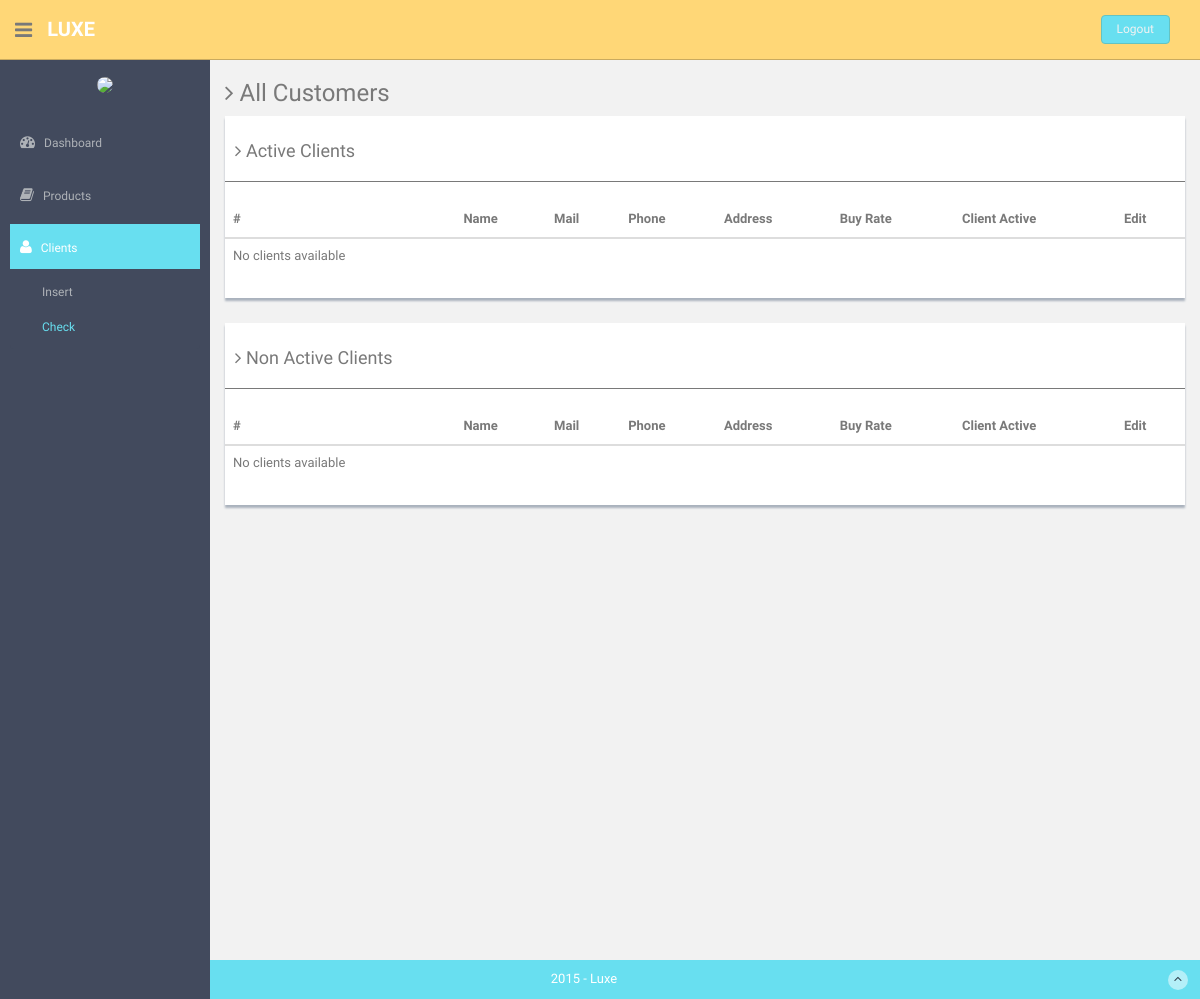
Before: /clients.php (signed in) with the older database file.
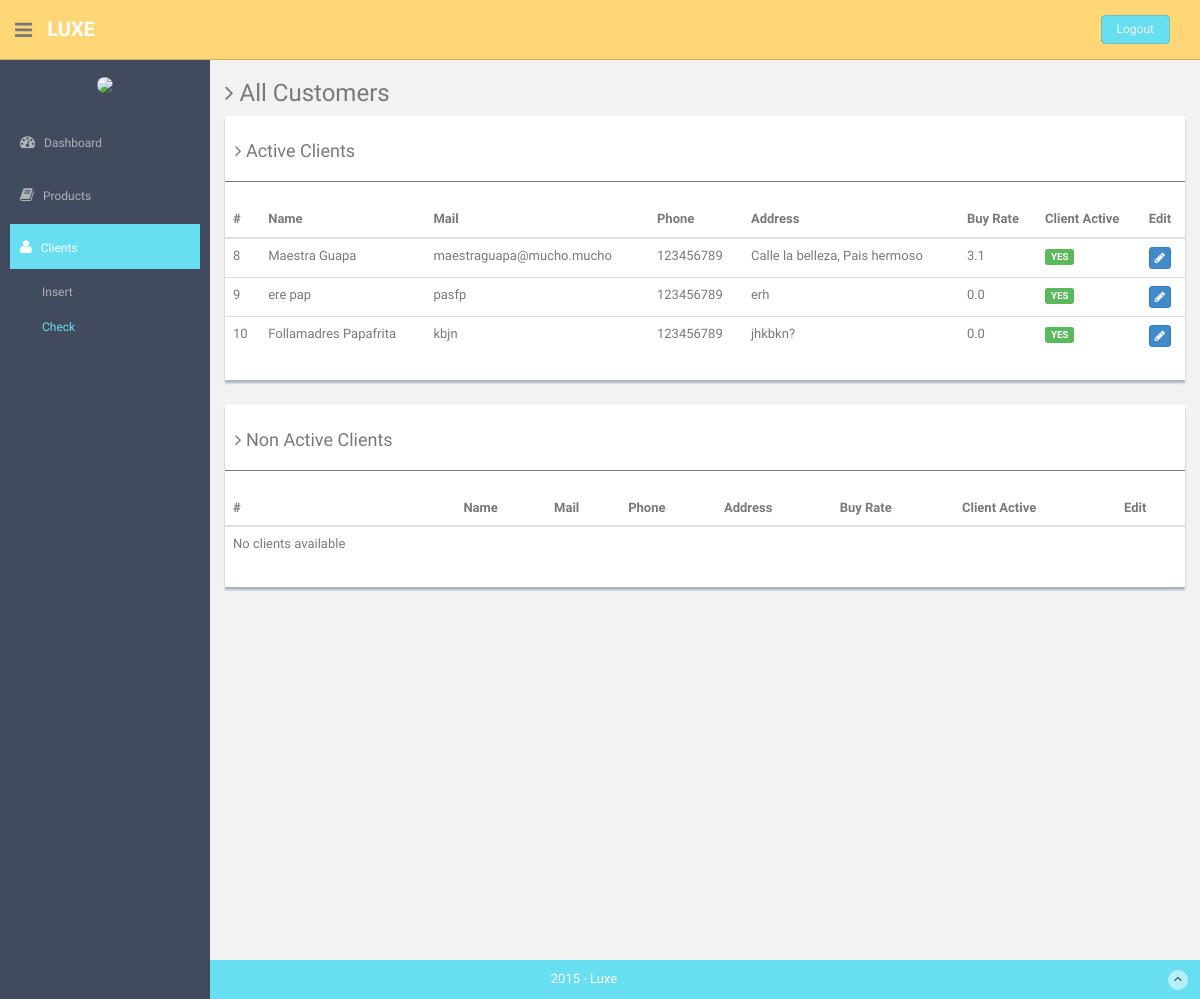
After: the same page with the newer database file.
### tables this page shows
CREATE TABLE IF NOT EXISTS `Clients` (
`ClientId` int(4) NOT NULL,
  `ClientName` varchar(20) NOT NULL,
  `ClientSurname` varchar(20) NOT NULL,
  `ClientMail` varchar(30) NOT NULL,
  `ClientPhone` varchar(11) NOT NULL DEFAULT '',
  `ClientAddress` varchar(30) NOT NULL,
  `ClientBuyRate` double(2,1) NOT NULL,
  `ClientActive` enum('YES','NO') NOT NULL DEFAULT 'YES'
);

### functions.php (called while the page is built, shortened)
<?php
	function viewActiveClients(){
	      $db = Database::connect();
	      $db->setAttribute(PDO::ATTR_ERRMODE, PDO::ERRMODE_EXCEPTION);
	      $stmt = $db->query('select * from Clients where ClientActive = "YES";');
         return $stmt;
	}
	function viewNonActiveClients(){
	      $db = Database::connect();
	      $db->setAttribute(PDO::ATTR_ERRMODE, PDO::ERRMODE_EXCEPTION);
	      $stmt = $db->query('select * from Clients where ClientActive = "NO";');
         return $stmt;
	}
?>

### clients.php (the view, shortened to what this page needs)
<?php require_once 'functions.php';?>
<!DOCTYPE html>
<html lang="en">
  <head>
    <link href="assets/css/bootstrap.css" rel="stylesheet">
    <link href="assets/font-awesome/css/font-awesome.css" rel="stylesheet" />
    <link href="assets/css/style.css" rel="stylesheet">
    <link href="assets/css/style-responsive.css" rel="stylesheet">
  </head>
  <body>
  <section id="container" >
      <header class="header black-bg">
              <div class="sidebar-toggle-box">
                  <div class="fa fa-bars tooltips" data-placement="right" data-original-title="Toggle Navigation"></div>
              </div>
            <a href="index.php" class="logo"><b>Luxe</b></a>
            <div class="top-menu">
            	<ul class="nav pull-right top-menu">
                    <li><a class="logout" href="login.php">Logout</a></li>
            	</ul>
            </div>
        </header>
      <aside>
          <div id="sidebar"  class="nav-collapse ">
              <ul class="sidebar-menu" id="nav-accordion">
              	  <p class="centered"><img src="assets/img/ui-juan.jpg" class="img-circle" width="60"></p>
                  <li class="mt">
                      <a href="index.php">
                          <i class="fa fa-dashboard"></i>
                          <span>Dashboard</span>
                      </a>
                  </li>
                  <li class="sub-menu">
                      <a href="javascript:;" >
                          <i class="fa fa-book"></i>
                          <span>Products</span>
                      </a>
                  </li>
                  <li class="sub-menu">
                      <a class="active" href="javascript:;" >
                          <i class="fa fa-user"></i>
                          <span>Clients</span>
                      </a>
                      <ul class="sub">
                          <li><a href="formClient.php">Insert</a></li>
                          <li class="active"><a href="clients.php">Check</a></li>
                      </ul>
                  </li>
              </ul>
          </div>
      </aside>
      <section id="main-content">
          <section class="wrapper site-min-height">
          	<h3><i class="fa fa-angle-right"></i> All Customers</h3>
          	<div class="row">
          		<div class="col-md-12">
	                  	  <div class="content-panel">
	                  	  	  <h4><i class="fa fa-angle-right"></i> Active Clients</h4>
	                  	  	  <hr>
		                      <table class="table table-hover">
                              <thead>
                                 <tr>
                                    <th>#</th>
                                    <th>Name</th>
                                    <th>Mail</th>
                                    <th>Phone</th>
												<th>Address</th>
												<th>Buy Rate</th>
												<th>Client Active</th>
												<th>Edit</th>
                                 </tr>
                              </thead>
                              <tbody>
                                 <?php
                                    $results = viewActiveClients();
                                    if($results -> rowCount()<=0){
                                       echo '<tr><td>No clients available</td></tr>';
                                    }else{
                                       foreach ($results as $row) {
                                          echo '<tr>';
                                          echo '<td>'.$row['ClientId']. '</td>';
                                          echo '<td>'.$row['ClientName'].' '.$row['ClientSurname'].'</td>';
                                          echo '<td>'.$row['ClientMail'].'</td>';
                                          echo '<td>'.$row['ClientPhone'].'</td>';
														echo '<td>'.$row['ClientAddress'].'</td>';
														echo '<td>'.$row['ClientBuyRate'].'</td>';
														echo '<td><span class="label label-success">'.$row['ClientActive'].'</span></td>';
                                          echo '<td>
                                               <a href="editClient.php?idC='.$row['ClientId'].'" class="btn btn-primary btn-xs"><i class="fa fa-pencil"></i></a>
                                               </td>';
                                          echo '</tr>';
                                       }
                                    }
                                 ?>
                              </tbody>
                            </table>
	                  	  </div>
	            </div>
          		<div class="col-md-12 mt">
	                  	  <div class="content-panel">
	                  	  	  <h4><i class="fa fa-angle-right"></i> Non Active Clients</h4>
	                  	  	  <hr>
		                      <table class="table">
                              <thead>
                                 <tr>
                                    <th>#</th>
                                    <th>Name</th>
                                    <th>Mail</th>
                                    <th>Phone</th>
												<th>Address</th>
												<th>Buy Rate</th>
												<th>Client Active</th>
												<th>Edit</th>
                                 </tr>
                              </thead>
                              <tbody>
                                 <?php
                                    $results = viewNonActiveClients();
                                    if($results -> rowCount()<=0){
                                       echo '<tr><td>No clients available</td></tr>';
                                    }
                                 ?>
                              </tbody>
                            </table>
	                  	  </div>
	            </div>
          	</div>
		</section>
      </section>
      <footer class="site-footer">
          <div class="text-center">
              2015 - Luxe
              <a href="clients.php#" class="go-top">
                  <i class="fa fa-angle-up"></i>
              </a>
          </div>
      </footer>
  </section>
  </body>
</html>

### assets/css/style.css (style rules this page uses)
body { color: #797979; background: #f2f2f2; font-family: 'Ruda', sans-serif; padding: 0px !important; margin: 0px !important; font-size:13px; }
ul li { list-style: none; }
a, a:hover, a:focus { text-decoration: none; outline: none; }
#container { width: 100%; height: 100%; }
hr { margin-top: 20px; margin-bottom: 20px; border: 0; border-top: 1px solid #797979; }
.centered { text-align: center; }
.mt { margin-top: 25px; }
ul.top-menu > li > .logout { color: #f2f2f2; font-size: 12px; border-radius: 4px; -webkit-border-radius: 4px; border: 1px solid #64c3c2 !important; padding: 5px 15px; margin-right: 15px; background: #68dff0; margin-top: 15px; }
#sidebar { width: 210px; height: 100%; position: fixed; background: #424a5d; }
#sidebar ul li { position: relative; }
#sidebar .sub-menu > .sub li { padding-left: 32px; }
#sidebar .sub-menu > .sub li:last-child { padding-bottom: 10px; }
ul.sidebar-menu , ul.sidebar-menu li ul.sub { margin: -2px 0 0; padding: 0; }
ul.sidebar-menu { margin-top: 75px; }
#sidebar > ul > li > ul.sub { display: none; }
#sidebar > ul > li.active > ul.sub, #sidebar > ul > li > ul.sub > li > a { display: block; }
ul.sidebar-menu li ul.sub li { background: #424a5d; margin-bottom: 0; margin-left: 0; margin-right: 0; }
ul.sidebar-menu li ul.sub li:last-child { border-radius: 0 0 4px 4px; -webkit-border-radius: 0 0 4px 4px; }
ul.sidebar-menu li ul.sub li a { font-size: 12px; padding: 6px 0; line-height: 35px; height: 35px; -webkit-transition: all 0.3s ease; -moz-transition: all 0.3s ease; -o-transition: all 0.3s ease; -ms-transition: all 0.3s ease; transition: all 0.3s ease; color: #aeb2b7; }
ul.sidebar-menu li ul.sub li.active a { color: #68dff0; -webkit-transition: all 0.3s ease; -moz-transition: all 0.3s ease; -o-transition: all 0.3s ease; -ms-transition: all 0.3s ease; transition: all 0.3s ease; display: block; }
ul.sidebar-menu li { margin-bottom: 5px; margin-left:10px; margin-right:10px; }
ul.sidebar-menu li.sub-menu { line-height: 15px; }
ul.sidebar-menu li a span { display: inline-block; }
ul.sidebar-menu li a { color: #aeb2b7; text-decoration: none; display: block; padding: 15px 0 15px 10px; font-size: 12px; outline: none; -webkit-transition: all 0.3s ease; -moz-transition: all 0.3s ease; -o-transition: all 0.3s ease; -ms-transition: all 0.3s ease; transition: all 0.3s ease; }
ul.sidebar-menu li a.active, ul.sidebar-menu li a:hover, ul.sidebar-menu li a:focus { background: #68dff0; color: #fff; display: block; -webkit-transition: all 0.3s ease; -moz-transition: all 0.3s ease; -o-transition: all 0.3s ease; -ms-transition: all 0.3s ease; transition: all 0.3s ease; }
ul.sidebar-menu li a i { font-size: 15px; padding-right: 6px; }
ul.sidebar-menu li a.active i { color: #fff; }
#main-content { margin-left: 210px; }
.header, .footer { min-height: 60px; padding: 0 15px; }
.header { position: fixed; left: 0; right: 0; z-index: 1002; }
.black-bg { background: #ffd777; border-bottom: 1px solid #c9aa5f; }
.wrapper { display: inline-block; margin-top: 60px; padding-left: 15px; padding-right: 15px; padding-bottom: 15px; padding-top: 0px; width: 100%; }
a.logo { font-size: 20px; color: #ffffff; float: left; margin-top: 15px; text-transform: uppercase; }
a.logo b { font-weight: 900; }
#top_menu .nav > li, ul.top-menu > li { float: left; }
ul.top-menu > li > a { color: #666666; font-size: 16px; border-radius: 4px; -webkit-border-radius: 4px; border:1px solid #666666 !important; padding: 2px 6px; margin-right: 15px; }
.sidebar-toggle-box { float: left; padding-right: 15px; margin-top: 20px; }
.sidebar-toggle-box .fa-bars { cursor: pointer; display: inline-block; font-size: 20px; }
.content-panel { background: #ffffff; box-shadow: 0px 3px 2px #aab2bd; padding-top: 15px; padding-bottom: 5px; }
.content-panel h4 { margin-left: 10px; }
.site-footer { background: #68dff0; color: #fff; padding: 10px 0; }
.go-top { margin-right: 1%; float: right; background: rgba(255,255,255,.5); width: 20px; height: 20px; border-radius: 50%; -webkit-border-radius: 50%; }
.go-top i { color: #2A3542; }
.site-min-height { min-height: 900px; }

Changed rows visible on the page:
now on this page (row edited): clients: ClientId "8", ClientName "Maestra", ClientSurname "Guapa", ClientMail "maestraguapa@mucho.mucho", ClientPhone "123456789", ClientAddress "Calle la belleza, Pais hermoso", ClientBuyRate "3.1", ClientActive "YES"
now on this page (row edited): clients: ClientId "9", ClientName "ere", ClientSurname "pap", ClientMail "pasfp", ClientPhone "123456789", ClientAddress "erh", ClientBuyRate "0.0", ClientActive "YES"
now on this page (row edited): clients: ClientId "10", ClientName "Follamadres", ClientSurname "Papafrita", ClientMail "kbjn", ClientPhone "123456789", ClientAddress "jhkbkn?", ClientBuyRate "0.0", ClientActive "YES"
Other visible differences:
text no longer shown: "No clients available"
